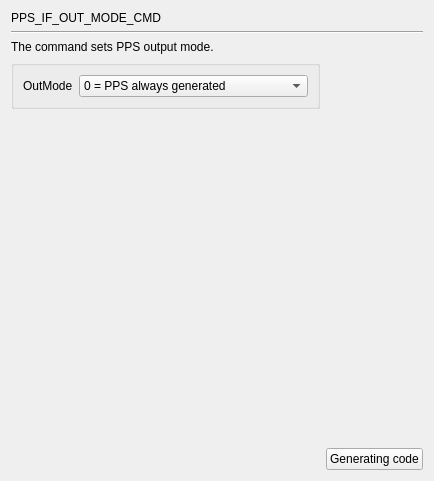
     <widget class="QWidget" name="page_PPS_IF_OUT_MODE_CMD">
      <layout class="QGridLayout" name="gridLayout_41">
       <item row="0" column="0">
        <widget class="QLabel" name="label_93">
         <property name="text">
          <string>PPS_IF_OUT_MODE_CMD</string>
         </property>
        </widget>
       </item>
       <item row="1" column="0" colspan="3">
        <widget class="Line" name="line_24">
         <property name="orientation">
          <enum>Qt::Horizontal</enum>
         </property>
        </widget>
       </item>
       <item row="3" column="0" colspan="2">
        <widget class="QGroupBox" name="groupBox_16">
         <property name="title">
          <string/>
         </property>
         <layout class="QGridLayout" name="gridLayout_40">
          <item row="0" column="0">
           <widget class="QLabel" name="label_108">
            <property name="text">
             <string>OutMode</string>
            </property>
           </widget>
          </item>
          <item row="0" column="1">
           <widget class="QComboBox" name="comboBox_OUT_OutMode">
            <item>
             <property name="text">
              <string>0 = PPS always generated</string>
             </property>
            </item>
            <item>
             <property name="text">
              <string>1 = PPS generated on even seconds</string>
             </property>
            </item>
            <item>
             <property name="text">
              <string>2 = PPS generated on odd seconds</string>
             </property>
            </item>
           </widget>
          </item>
         </layout>
        </widget>
       </item>
       <item row="4" column="1">
        <spacer name="verticalSpacer_24">
         <property name="orientation">
          <enum>Qt::Vertical</enum>
         </property>
         <property name="sizeHint" stdset="0">
          <size>
           <width>20</width>
           <height>333</height>
          </size>
         </property>
        </spacer>
       </item>
       <item row="5" column="0" colspan="2">
        <spacer name="horizontalSpacer_24">
         <property name="orientation">
          <enum>Qt::Horizontal</enum>
         </property>
         <property name="sizeHint" stdset="0">
          <size>
           <width>292</width>
           <height>20</height>
          </size>
         </property>
        </spacer>
       </item>
       <item row="5" column="2">
        <widget class="QPushButton" name="GC_PPS_IF_OUT_MODE_CMD">
         <property name="layoutDirection">
          <enum>Qt::LeftToRight</enum>
         </property>
         <property name="text">
          <string>Generating code</string>
         </property>
        </widget>
       </item>
       <item row="2" column="0" colspan="2">
        <widget class="QLabel" name="label_94">
         <property name="text">
          <string>The command sets PPS output mode.</string>
         </property>
        </widget>
       </item>
      </layout>
     </widget>
